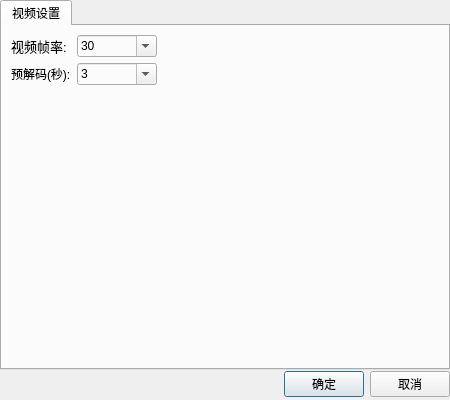
<?xml version="1.0" encoding="UTF-8"?>
<ui version="4.0">
 <class>DialogSetting</class>
 <widget class="QDialog" name="DialogSetting">
  <property name="geometry">
   <rect>
    <x>0</x>
    <y>0</y>
    <width>450</width>
    <height>400</height>
   </rect>
  </property>
  <property name="sizePolicy">
   <sizepolicy hsizetype="Fixed" vsizetype="Fixed">
    <horstretch>0</horstretch>
    <verstretch>0</verstretch>
   </sizepolicy>
  </property>
  <property name="minimumSize">
   <size>
    <width>450</width>
    <height>400</height>
   </size>
  </property>
  <property name="maximumSize">
   <size>
    <width>450</width>
    <height>400</height>
   </size>
  </property>
  <property name="windowTitle">
   <string>选项</string>
  </property>
  <layout class="QVBoxLayout" name="verticalLayout">
   <property name="spacing">
    <number>0</number>
   </property>
   <property name="leftMargin">
    <number>0</number>
   </property>
   <property name="topMargin">
    <number>0</number>
   </property>
   <property name="rightMargin">
    <number>0</number>
   </property>
   <property name="bottomMargin">
    <number>0</number>
   </property>
   <item>
    <widget class="QTabWidget" name="tabWidget">
     <property name="sizePolicy">
      <sizepolicy hsizetype="Fixed" vsizetype="Fixed">
       <horstretch>0</horstretch>
       <verstretch>0</verstretch>
      </sizepolicy>
     </property>
     <property name="minimumSize">
      <size>
       <width>450</width>
       <height>370</height>
      </size>
     </property>
     <property name="maximumSize">
      <size>
       <width>450</width>
       <height>450</height>
      </size>
     </property>
     <property name="palette">
      <palette>
       <active>
        <colorrole role="Base">
         <brush brushstyle="SolidPattern">
          <color alpha="0">
           <red>45</red>
           <green>45</green>
           <blue>45</blue>
          </color>
         </brush>
        </colorrole>
       </active>
       <inactive>
        <colorrole role="Base">
         <brush brushstyle="SolidPattern">
          <color alpha="0">
           <red>45</red>
           <green>45</green>
           <blue>45</blue>
          </color>
         </brush>
        </colorrole>
       </inactive>
       <disabled/>
      </palette>
     </property>
     <property name="currentIndex">
      <number>0</number>
     </property>
     <widget class="QWidget" name="tabVideoSet">
      <attribute name="title">
       <string>视频设置</string>
      </attribute>
      <layout class="QFormLayout" name="formLayout">
       <item row="0" column="0">
        <widget class="QLabel" name="label">
         <property name="font">
          <font>
           <pointsize>10</pointsize>
          </font>
         </property>
         <property name="text">
          <string>视频帧率:</string>
         </property>
        </widget>
       </item>
       <item row="0" column="1">
        <widget class="QComboBox" name="comboBox">
         <property name="sizePolicy">
          <sizepolicy hsizetype="Fixed" vsizetype="Fixed">
           <horstretch>0</horstretch>
           <verstretch>0</verstretch>
          </sizepolicy>
         </property>
         <property name="minimumSize">
          <size>
           <width>80</width>
           <height>0</height>
          </size>
         </property>
         <property name="maximumSize">
          <size>
           <width>80</width>
           <height>16777215</height>
          </size>
         </property>
         <property name="editable">
          <bool>true</bool>
         </property>
         <item>
          <property name="text">
           <string>30</string>
          </property>
         </item>
         <item>
          <property name="text">
           <string>60</string>
          </property>
         </item>
         <item>
          <property name="text">
           <string>75</string>
          </property>
         </item>
         <item>
          <property name="text">
           <string>100</string>
          </property>
         </item>
         <item>
          <property name="text">
           <string>120</string>
          </property>
         </item>
         <item>
          <property name="text">
           <string>144</string>
          </property>
         </item>
         <item>
          <property name="text">
           <string>180</string>
          </property>
         </item>
         <item>
          <property name="text">
           <string>200</string>
          </property>
         </item>
         <item>
          <property name="text">
           <string>240</string>
          </property>
         </item>
        </widget>
       </item>
       <item row="1" column="0">
        <widget class="QLabel" name="label_2">
         <property name="text">
          <string>预解码(秒):</string>
         </property>
        </widget>
       </item>
       <item row="1" column="1">
        <widget class="QComboBox" name="comboBox_2">
         <property name="sizePolicy">
          <sizepolicy hsizetype="Fixed" vsizetype="Fixed">
           <horstretch>0</horstretch>
           <verstretch>0</verstretch>
          </sizepolicy>
         </property>
         <property name="minimumSize">
          <size>
           <width>80</width>
           <height>0</height>
          </size>
         </property>
         <property name="maximumSize">
          <size>
           <width>80</width>
           <height>16777215</height>
          </size>
         </property>
         <property name="editable">
          <bool>true</bool>
         </property>
         <property name="currentIndex">
          <number>1</number>
         </property>
         <item>
          <property name="text">
           <string>1</string>
          </property>
         </item>
         <item>
          <property name="text">
           <string>3</string>
          </property>
         </item>
         <item>
          <property name="text">
           <string>5</string>
          </property>
         </item>
         <item>
          <property name="text">
           <string>10</string>
          </property>
         </item>
        </widget>
       </item>
      </layout>
     </widget>
    </widget>
   </item>
   <item>
    <layout class="QHBoxLayout">
     <property name="spacing">
      <number>6</number>
     </property>
     <property name="margin" stdset="0">
      <number>0</number>
     </property>
     <item>
      <spacer>
       <property name="orientation">
        <enum>Qt::Orientation::Horizontal</enum>
       </property>
       <property name="sizeHint" stdset="0">
        <size>
         <width>131</width>
         <height>31</height>
        </size>
       </property>
      </spacer>
     </item>
     <item>
      <widget class="QPushButton" name="okButton">
       <property name="text">
        <string>确定</string>
       </property>
      </widget>
     </item>
     <item>
      <widget class="QPushButton" name="cancelButton">
       <property name="text">
        <string>取消</string>
       </property>
      </widget>
     </item>
    </layout>
   </item>
  </layout>
 </widget>
 <resources/>
 <connections>
  <connection>
   <sender>okButton</sender>
   <signal>clicked()</signal>
   <receiver>DialogSetting</receiver>
   <slot>accept()</slot>
   <hints>
    <hint type="sourcelabel">
     <x>278</x>
     <y>253</y>
    </hint>
    <hint type="destinationlabel">
     <x>96</x>
     <y>254</y>
    </hint>
   </hints>
  </connection>
  <connection>
   <sender>cancelButton</sender>
   <signal>clicked()</signal>
   <receiver>DialogSetting</receiver>
   <slot>reject()</slot>
   <hints>
    <hint type="sourcelabel">
     <x>369</x>
     <y>253</y>
    </hint>
    <hint type="destinationlabel">
     <x>179</x>
     <y>282</y>
    </hint>
   </hints>
  </connection>
 </connections>
</ui>
